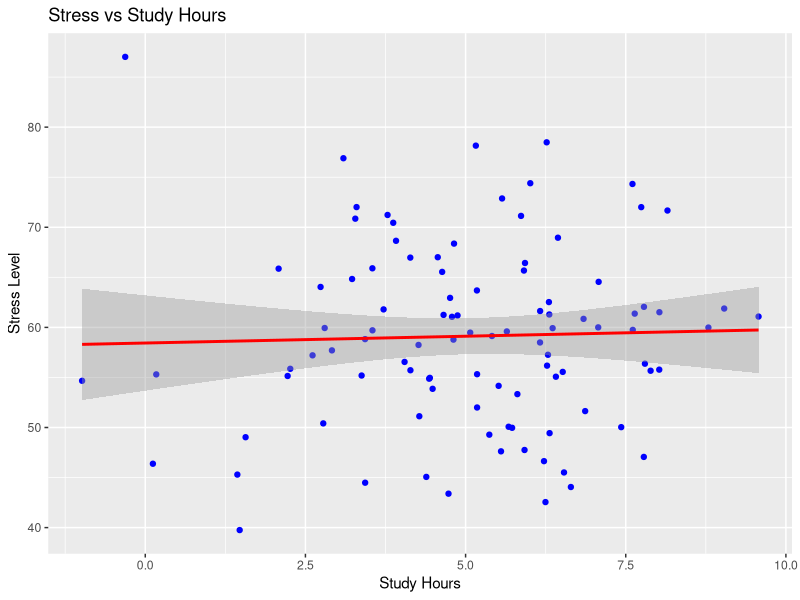

Reproduce this figure in R.

# Simple Data Analysis Demo

# Load libraries
library(dplyr)
library(ggplot2)

# Create sample dataset
set.seed(42)

data <- data.frame(
  student_id=1:100,
  study_hours = rnorm(100, mean = 5, sd = 2),
  stress_level = rnorm(100, mean = 60, sd = 10)
)

# Clean up data
data <- data %>%
  mutate(
    stress_level = ifelse(stress_level < 0, 0, stress_level)
  )

# Summary statistics
summary_stats <- data %>%
  summarise(
    mean_study = mean(study_hours),
    mean_stress = mean(stress_level),
    sd_stress = sd(stress_level)
  )

print(summary_stats)

# Simple linear regression
model<- lm(stress_level ~ study_hours, data = data)
summary(model)

# Visualisation
ggplot(data, aes(x = study_hours, y = stress_level)) +
  geom_point(color="blue") +
  geom_smooth(method = "lm", color = "red") +
  labs(
    title = "Stress vs Study Hours",
    x = "Study Hours",
    y ="Stress Level"
  )

# Group example
data <- data %>% 
    mutate(study_group = ifelse(study_hours > 5, "High", "Low"))

group_summary <- data %>%
  group_by(study_group) %>%
  summarise(
    avg_stress = mean(stress_level),
    count = n()
  )

print(group_summary)
